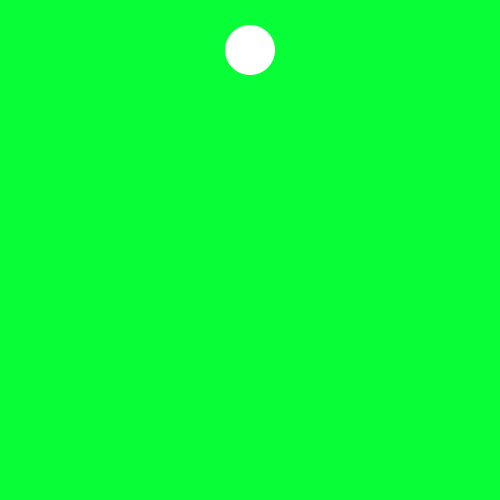
Frame 1 (no input)
Frame 60 (the mouse pressed at the canvas centre just before this capture): identical to frame 1, image omitted
Frame 120 (the mouse held since frame 60 and released just before this capture): identical to frame 1, image omitted

The Processing sketch that drew this single still picture (run headless with seeded random() and noise(); from frame 60 on, the mouse is pressed at the canvas centre):

// Processing sketch: slippery_dot
// ── slippery_dot.pde

 // Make a slippery dot. When you click on the dot it will slide to a new location.
 
 
 // 1. Create three integer variables to represent the x, y, and the size of the ellipse
int x=250;
int y=50;
int dotSize=50;
    void setup() {
      // 2. Set the size of your sketch
    size(500,500);
    }
    
    void draw() {
    
      // 3. Set the background color of your sketch
      background(#08FF37);
      // 4. Draw an ellipse using the variables created at the top of the sketch for the location and size of your ellipse. 
      //    Make sure it fits in the window. Change the variables if it does not.
   noStroke();
    ellipse(x,y,dotSize,dotSize);
    
    }
    
    /******** This method gets called automatically when you press the mouse ************/
    void mousePressed() {
      //5. Create an integer variable called distance
      int distance;
      //6. The getDistanceFromMouse() method below returns a number.
      //   Set the value of your distance variable to the value returned by the getDistance method
      //   You will need to pass the x and y location of your ellipse to this method.
        distance = getDistanceFromMouse(x,y);
          
      //7.  Use an if statement to check if your distance variable is < the radius of the ellipse
      //    If it is, make a new x AND y for the ellipse, for a new random location on the window
      //    Hint: Use code like this      x = (int) random(width);
       if (distance<dotSize) {
         x = (int) random(width);
         y = (int) random(height);
       }
      
    }
    
    /********  This method gives you the number of pixels between the mouse and the x,y point ***********/
    int getDistanceFromMouse(int x, int y) {
      return (int)Math.sqrt(Math.pow((mouseX-x),2) + Math.pow((mouseY-y),2));
    }
